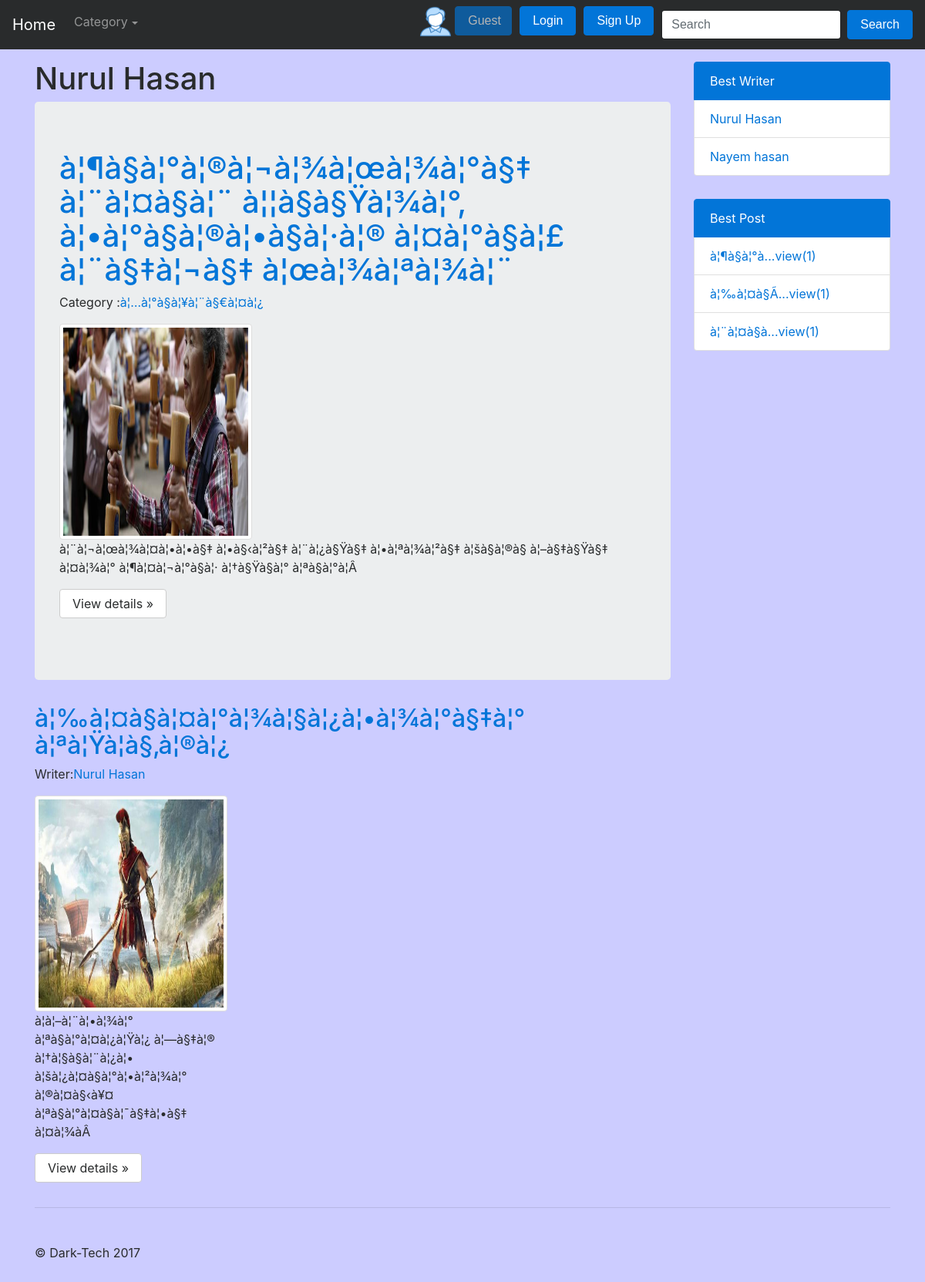
The page /post/postbyid/1 on the database its author committed.
### tables this page shows
CREATE TABLE `post_table` (
  `postid` int(11) NOT NULL,
  `userid` int(11) NOT NULL,
  `title` varchar(255) NOT NULL,
  `content` text NOT NULL,
  `category` varchar(50) NOT NULL
);

CREATE TABLE `user_table` (
  `userid` int(10) NOT NULL,
  `name` varchar(100) NOT NULL,
  `username` varchar(50) NOT NULL,
  `email` varchar(50) NOT NULL,
  `password` varchar(50) NOT NULL,
  `status` int(11) NOT NULL DEFAULT '0'
);

### system/main_controller.php (called while the page is built, shortened)
<?php
class main_controller
{
	function __construct()
	{
		$this->load = new load();
	}
}
?>

### apps/models/main_model.php (called while the page is built, shortened)
<?php
class main_model{
	public function __construct(){
		$dsn = 'mysql:dbname=db_project; host=localhost';
		$user = 'root';
		$pass = '';
		$this->db= new database($dsn, $user, $pass);
	}
}
?>

### system/load.php (called while the page is built, shortened)
<?php
class load {
	public function view($name,$data = false){
		include_once "apps/views/".$name.".php";
	}
	public function model($name){
		return new $name();
	}
}
?>

### apps/controllers/post.php (called while the page is built, shortened)
<?php
class post extends main_controller
{
	public function postbyid($id){
			$user_table = 'user_table';
			$post_table = 'post_table';
			$umodel = $this->load->model('usermodel');
			$data  = array();
			$this->load->view("header");
			$data['allcategory']=$umodel->list($post_table);
			$this->load->view("navbar",$data);
			$cond = "post_table.userid='$id'  ";
			$data['pbyid']  = $umodel->getallpost($user_table, $post_table, $cond);
			$this->load->view("postbyid",$data);
			$data['writersinfo']  = $umodel->bestwriter();
			$data['bestpost']  = $umodel->bestpost();
			$this->load->view("footer",$data);
	}
}

### apps/models/usermodel.php (called while the page is built, shortened)
<?php
include_once "main_model.php";
class usermodel extends main_model{
	public function list($table){
		$sql="SELECT DISTINCT `category` FROM $table ";
		return $this->db->select($sql);
	}
	public function getallpost($user_table, $post_table, $cond, $limit="7"){
		$sql = "SELECT $post_table.*,$user_table.name
					from $post_table INNER JOIN $user_table
					on $post_table.userid=$user_table.userid where $cond order by $post_table.postid DESC limit $limit";
			return $this->db->select($sql);
	}
	public function bestwriter(){
		$sql="SELECT user_table.userid,user_table.name,COUNT(view.userid) from user_table INNER JOIN view on user_table.userid=view.userid GROUP by name order by COUNT(view.userid) DESC  limit 4 ";
		return $this->db->selectuserdata($sql);
	}
	public function bestpost(){
		$sql="SELECT post_table.postid,post_table.title,COUNT(view.postid) from post_table INNER JOIN view on post_table.postid=view.postid GROUP by post_table.postid order by COUNT(view.postid) DESC limit 4 ";
		return $this->db->selectuserdata($sql);
	}
}
?>

### system/database.php (called while the page is built, shortened)
<?php
class database extends PDO{
	public function select($sql, $data= array(), $fetchStyle = PDO::FETCH_ASSOC){
		$query = $this->prepare($sql);
		$query->execute();
		return $query->fetchAll($fetchStyle);
	}
	public function selectuserdata($sql){
		$stat=$this->prepare($sql);
		$stat->execute();
		return $stat->fetchAll(PDO::FETCH_ASSOC);
	}
}
?>

### system/session.php (called while the page is built, shortened)
<?php
class session {
	public static function get($key){
		if (isset($_SESSION[$key])) {
			return $_SESSION[$key];
		} else {
			return false;
		}
	}
}
?>

### apps/views/postbyid.php (the view)
<?php
 $i=0;
 foreach ($pbyid as  $value) {
  $i++;
  $con=$value['content'];
  if (strlen($con)>300) {
    $con = substr($con, 0,300);
  }
  if($i==1){
    echo ' <h1>'.$value['name'].'</h1>
    <div class="jumbotron">
            <h1><a href="'.BASE_URL.'/index/postdetails/'.$value['postid'].'" ?>'.$value['title'].'</a></h1>
            <p>Category :<a href= "'.BASE_URL.'/post/category/'.$value['category'].'"?>'.$value['category'].'</a></p>
            <img src="'.BASE_URL.'/images/post'.$value['postid'].'.jpg" class="img-thumbnail" alt="Cinque Terre" width="350" height="350">
            '.$con.'
            <p><a class="btn btn-secondary" href="'.BASE_URL.'/index/postdetails/'.$value['postid'].'" role="button">View details &raquo;</a></p>
          </div>
          <div class="row">';
  }
  else {
    echo '<div class="col-6 col-lg-4 mypost">
              <h2><a href="'.BASE_URL.'/index/postdetails/'.$value['postid'].'" ?>'.$value['title'].'</a></h2>
              <p>Writer:<a href= "'.BASE_URL.'/index/writerwall/'.$value['userid'].'"?>'.$value['name'].'</a></p>
              <img src="'.BASE_URL.'/images/post'.$value['postid'].'.jpg" class="img-thumbnail" alt="Cinque Terre" width="350" height="350">
              '.$con.'
              <p><a class="btn btn-secondary" href="'.BASE_URL.'/index/postdetails/'.$value['postid'].'" role="button">View details &raquo;</a></p>
            </div>';
  }
 }
 echo "</div>";
            ?>

### index.php (shortened to what this page needs)
<?php
include_once "system/database.php";
include_once "system/main_controller.php";
include_once "system/load.php";
include_once "system/session.php";
$url=isset($_GET["url"])? $_GET["url"]: NULL;
if($url != NULL){
	$url = rtrim($url, '/');
	$url = explode('/', $url);
}
else{ unset($url);}
if(isset($url[0])){
	$main = new $url[0]();
	if(isset($url[1])){
		if (isset($url[2])) {
			echo $main->{$url[1]}($url[2]);
		}
		elseif (isset($url[1] )) {
		echo $main->{$url[1]}();
		}
	}
}
else {
		include_once "apps/controllers/index.php";
		$auto = new index();
		$auto->home();
}

### apps/views/header.php (shortened to what this page needs)
<!DOCTYPE html>
<html lang="en">
  <head>
    <link rel="stylesheet" type="text/css" href="<?php echo BASE_URL; ?>/ini/css/bootstrap.min.css">
    <link href="<?php echo BASE_URL; ?>/ini/css/offcanvas.css" rel="stylesheet">
  </head>
  <body>

### apps/views/navbar.php (shortened to what this page needs)
<nav class="navbar navbar-toggleable-md fixed-top navbar-inverse bg-inverse">
      <a class="navbar-brand" href="<?php echo BASE_URL; ?>">Home</a>
      <div class="collapse navbar-collapse" id="navbarsExampleDefault">
        <ul class="navbar-nav mr-auto">
          <li class="nav-item dropdown">
            <label class="nav-link dropdown-toggle"  id="dropdown01" data-toggle="dropdown" aria-haspopup="true" aria-expanded="false">Category</label>
          </li>
        </ul>
         <?php
         $lll='<img src="'.BASE_URL.'/images/guest.png" width="50" height="40"   >';
         $u="";
         if(session::get("login") == true)
         {
          if(session::get("status")==true)
            $lll='<img src="'.BASE_URL.'./images/profile'.session::get("userid").'.jpg"  style="padding: 1px 2px !important;" width="50" height="40">';
          $bbb='<a href=" '.BASE_URL.'/index/writerwall/'.session::get("userid").'"><button type="button" class="btn btn-info  navbar-btn">'.session::get("username").'</button></a>';}
          else {
            $bbb='<button type="button" class="btn btn-primary disabled  navbar-btn dis ">Guest</button>';
            $u='<a href=" '.BASE_URL.'/index/signup"><button type="button" class="btn btn-primary  navbar-btn">Sign Up</button></a>';}
          ?>
             <?php echo $lll; ?>
          <?php echo $bbb; ?>
        <?php
         if(session::get("login") == true)
         {
          $str='<a href=" '.BASE_URL.'/user/logout"><button type="button" class="btn btn-primary  navbar-btn">Log out</button></a>';}
          else {
            $str='<a href=" '.BASE_URL.'/index/signin"><button type="button" class="btn btn-primary  navbar-btn">Login</button></a>';}
          ?>
        <?php echo $str; ?>
        <?php echo $u; ?>
        <form class="form-inline my-2 my-lg-0" method ='post' action = "<?php echo BASE_URL; ?>/post/conbysearch">
          <input class="form-control mr-sm-2" type="text" name = 'keyword'  placeholder="Search">
          <button class="btn btn-primary my-2 my-sm-0 mybtn" type="submit">Search</button>
        </form>
      </div>
    </nav>
    <div class="container">
            <div class="row row-offcanvas row-offcanvas-right">
        <div class="col-12 col-md-9">

### apps/views/footer.php (shortened to what this page needs)
</div>
<div class="col-6 col-md-3 sidebar-offcanvas" id="sidebar">
          <div class="list-group">
            <label  class="list-group-item active">Best Writer</label>
             <?php foreach ($writersinfo as $value) {
 ?>
            <a href="<?php echo BASE_URL; ?>/index/writerwall/<?php echo $value['userid']; ?>" class="list-group-item"><?php echo $value['name'];?></a>
            <?php }?>
          </div>
          <div class="list-group">
            <label  class="list-group-item active">Best Post</label>
            <?php foreach ($bestpost as $value) {
              $title=$value['title'];
                if (strlen($title)>20) {
                  $title = substr($title, 0,20);
                  $title.="...";
                }
 ?>
            <a href="<?php echo BASE_URL; ?>/index/postdetails/<?php echo $value['postid']; ?>" class="list-group-item"><?php echo $title."view(".$value['COUNT(view.postid)'].")";?></a>
            <?php }?>
          </div>
        </div>
      </div>
      <hr>
      <footer>
        <p>&copy; Dark-Tech 2017</p>
      </footer>
    </div>
  </body>
</html>

### ini/css/offcanvas.css (style rules this page uses)
html, body { overflow-x: hidden; }
body { padding-top: 80px; background-color: #ccccff !important; }
footer { padding: 30px 0; }
.list-group { margin-bottom: 30px; }
.navbar-btn { margin-right: 10px; cursor: pointer; }
.dis { height: 38px !important; padding-right: 16px !important; padding-left: 16px !important; padding-top: 8px !important; padding-bottom: 8px !important; width: 74px !important; }
.img-thumbnail { width: 250px !important; height: 280px !important; }

### rows shown on the page
post_table: userid.name "Nurul Hasan", title "à¦¶à§à¦°à¦®à¦¬à¦¾à¦œà¦¾à¦°à§‡ à¦¨à¦¤à§à¦¨ à¦¦à§à§Ÿà¦¾à¦°, à¦•à¦°à§à¦®à¦•à§à¦·à¦® à¦¤à¦°à§à¦£ à¦¨à§‡à¦¬à§‡ à¦œà¦¾à¦ªà¦¾à¦¨", category "à¦…à¦°à§à¦¥à¦¨à§€à¦¤à¦¿", content "à¦¨à¦¬à¦œà¦¾à¦¤à¦•à¦•à§‡ à¦•à§‹à¦²à§‡ à¦¨à¦¿à§Ÿà§‡ à¦•à¦ªà¦¾à¦²à§‡ à¦šà§à¦®à§ à¦–à§‡à§Ÿà§‡ à¦¤à¦¾à¦° à¦¶à¦¤à¦¬à¦°à§à¦· à¦†à§Ÿà§à¦° à¦ªà§à¦°à¦Â", title "à¦¶à§à¦°à...", COUNT "1"
post_table: title "à¦‰à¦¤à§à¦¤à¦°à¦¾à¦§à¦¿à¦•à¦¾à¦°à§‡à¦° à¦ªà¦Ÿà¦­à§‚à¦®à¦¿", userid.name "Nurul Hasan", content "à¦à¦–à¦¨à¦•à¦¾à¦° à¦ªà§à¦°à¦¤à¦¿à¦Ÿà¦¿ à¦—à§‡à¦® à¦†à¦§à§à¦¨à¦¿à¦• à¦šà¦¿à¦¤à§à¦°à¦•à¦²à¦¾à¦° à¦®à¦¤à§‹à¥¤ à¦ªà§à¦°à¦¤à§à¦¯à§‡à¦•à§‡ à¦¤à¦¾àÂ", title "à¦‰à¦¤à§Ã...", COUNT "1"
user_table: name "Nurul Hasan"
user_table: name "Nayem hasan"
post_table: title "à¦¨à¦¤à§à...", COUNT "1"
